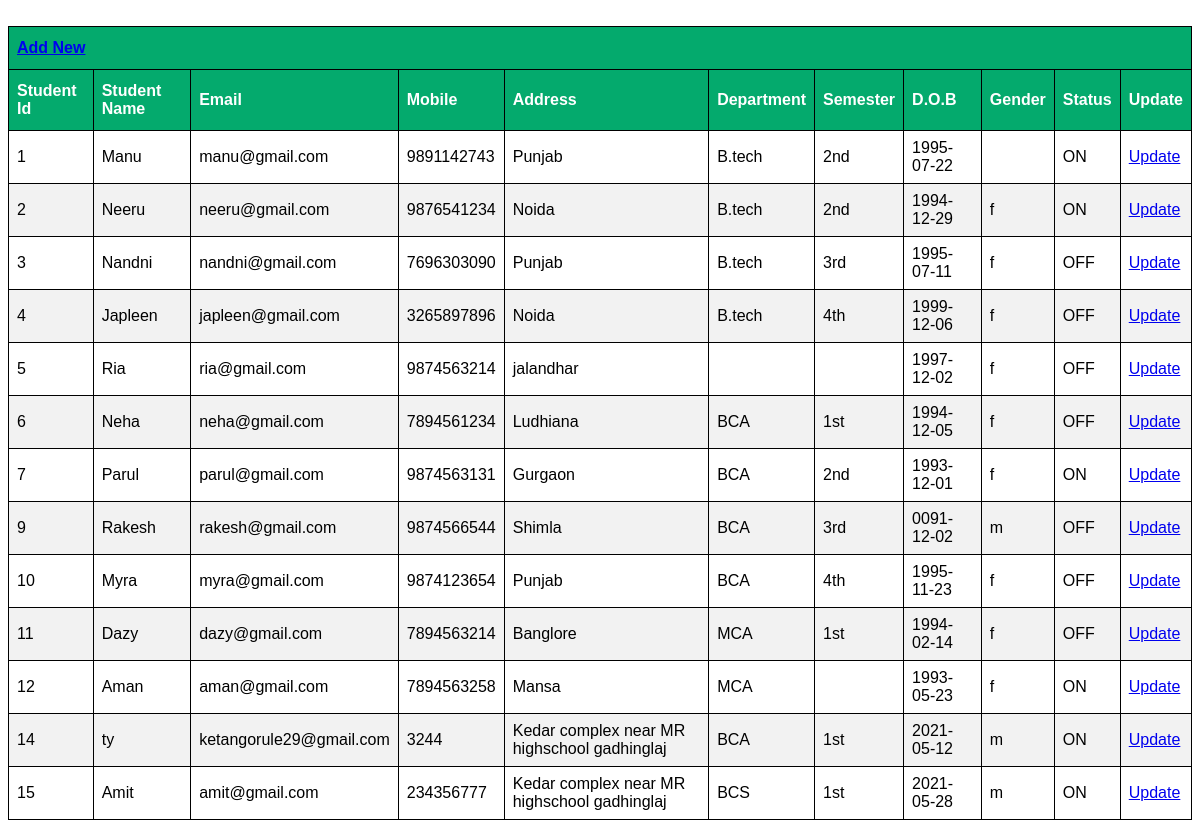
/student.php, run on the app's committed database.
### tables this page shows
CREATE TABLE `student` (
  `stu_id` int(11) NOT NULL,
  `name` char(50) NOT NULL,
  `eid` varchar(50) NOT NULL,
  `password` varchar(20) NOT NULL,
  `mob` bigint(20) NOT NULL,
  `address` varchar(1000) NOT NULL,
  `department_id` int(11) NOT NULL,
  `sem_id` int(11) NOT NULL,
  `dob` date NOT NULL,
  `pic` varchar(255) NOT NULL,
  `gender` enum('f','m') NOT NULL,
  `status` varchar(50) NOT NULL,
  `date` date NOT NULL
);

CREATE TABLE `department` (
  `department_id` int(11) NOT NULL,
  `department_name` varchar(50) NOT NULL
);

CREATE TABLE `semester` (
  `sem_id` int(11) NOT NULL,
  `semester_name` varchar(20) DEFAULT NULL,
  `department_id` int(11) NOT NULL
);

### student.php (the view, shortened to what this page needs)
<?php
echo "<table id='customers'>";
echo "<tr class='danger' bgcolor='#FFCCCC'><th colspan='14'><a href='admindashboard.php?info=add_student' class='btn btn-primary'>Add New</a></th></tr>";
echo "<Tr><th>Student Id</th><th>Student Name</th><th>Email</th>
<th>Mobile</th><th>Address</th><th>Department</th><th>Semester</th><th>D.O.B</th>
<th>Gender</th><th>Status</th>
<th>Update</th></tr>";
	$que=mysqli_query($con,"select *  from student");
	while($res=mysqli_fetch_array($que))
	{
	echo "<Tr>";
	echo "<td>".$res['stu_id']."</td>" ;
	echo "<td>".$res['name']."</td>" ;
	echo "<td>".$res['eid']."</td>" ;
	echo "<td>".$res['mob']."</td>" ;
	echo "<td>".$res['address']."</td>" ;
	$que2=mysqli_query($con,"select *  from department where department_id='".$res['department_id']."'");
	$res2=mysqli_fetch_array($que2);
	echo "<td>".$res2['department_name']."</td>" ;
	$que1=mysqli_query($con,"select *  from semester where sem_id='".$res['sem_id']."'");
	$res1=mysqli_fetch_array($que1);
	echo "<td>".$res1['semester_name']."</td>" ;
	echo "<td>".$res['dob']."</td>" ;
	echo "<td>".$res['gender']."</td>" ;
	echo "<td>".$res['status']."</td>" ;
	echo "<td><a href='admindashboard.php?info=updatestudent&stu_id=$res[stu_id]' class='btn btn-warning'>Update</a></td>";
	?>
	<?php
	echo "</tr>";
	}
echo "</table>";
?>

### student.php (style rules this page uses)
#customers { font-family: Arial, Helvetica, sans-serif; border-collapse: collapse; width: 100%; }
#customers td, #customers th { border: 1px solid black; padding: 8px; }
#customers tr:nth-child(even) { background-color: #f2f2f2; }
#customers th { padding-top: 12px; padding-bottom: 12px; text-align: left; background-color: #04AA6D; color: white; }

### data on the page
student: stu_id "1", name "Manu", eid "manu@gmail.com", mob "9891142743", address "Punjab", department.department_name "B.tech", sem.semester_name "2nd", dob "1995-07-22", status "ON"
student: stu_id "2", name "Neeru", eid "neeru@gmail.com", mob "9876541234", address "Noida", department.department_name "B.tech", sem.semester_name "2nd", dob "1994-12-29", gender "f", status "ON"
student: stu_id "3", name "Nandni", eid "nandni@gmail.com", mob "7696303090", address "Punjab", department.department_name "B.tech", sem.semester_name "3rd", dob "1995-07-11", gender "f", status "OFF"
student: stu_id "4", name "Japleen", eid "japleen@gmail.com", mob "3265897896", address "Noida", department.department_name "B.tech", sem.semester_name "4th", dob "1999-12-06", gender "f", status "OFF"
student: stu_id "5", name "Ria", eid "ria@gmail.com", mob "9874563214", address "jalandhar", dob "1997-12-02", gender "f", status "OFF"
student: stu_id "6", name "Neha", eid "neha@gmail.com", mob "7894561234", address "Ludhiana", department.department_name "BCA", sem.semester_name "1st", dob "1994-12-05", gender "f", status "OFF"
student: stu_id "7", name "Parul", eid "parul@gmail.com", mob "9874563131", address "Gurgaon", department.department_name "BCA", sem.semester_name "2nd", dob "1993-12-01", gender "f", status "ON"
student: stu_id "9", name "Rakesh", eid "rakesh@gmail.com", mob "9874566544", address "Shimla", department.department_name "BCA", sem.semester_name "3rd", dob "0091-12-02", gender "m", status "OFF"
student: stu_id "10", name "Myra", eid "myra@gmail.com", mob "9874123654", address "Punjab", department.department_name "BCA", sem.semester_name "4th", dob "1995-11-23", gender "f", status "OFF"
student: stu_id "11", name "Dazy", eid "dazy@gmail.com", mob "7894563214", address "Banglore", department.department_name "MCA", sem.semester_name "1st", dob "1994-02-14", gender "f", status "OFF"
student: stu_id "12", name "Aman", eid "aman@gmail.com", mob "7894563258", address "Mansa", department.department_name "MCA", dob "1993-05-23", gender "f", status "ON"
student: stu_id "14", name "ty", eid "ketangorule29@gmail.com", mob "3244", address "Kedar complex near MR highschool gadhinglaj", department.department_name "BCA", sem.semester_name "1st", dob "2021-05-12", gender "m", status "ON"
student: stu_id "15", name "Amit", eid "amit@gmail.com", mob "234356777", address "Kedar complex near MR highschool gadhinglaj", department.department_name "BCS", sem.semester_name "1st", dob "2021-05-28", gender "m", status "ON"
